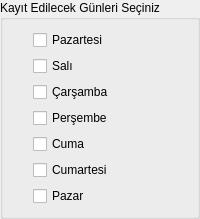
           <widget class="QGroupBox" name="groupBox_5">
            <property name="toolTip">
             <string>Yandaki programı hangi günler için kaydetmek istiyorsanız
günü seçin ve kaydet tuşuna basınız.</string>
            </property>
            <property name="title">
             <string>Kayıt Edilecek Günleri Seçiniz</string>
            </property>
            <property name="flat">
             <bool>false</bool>
            </property>
            <layout class="QVBoxLayout" name="verticalLayout_6">
             <property name="leftMargin">
              <number>30</number>
             </property>
             <property name="topMargin">
              <number>10</number>
             </property>
             <property name="rightMargin">
              <number>30</number>
             </property>
             <property name="bottomMargin">
              <number>10</number>
             </property>
             <item>
              <widget class="QCheckBox" name="checkBox_pazartesi">
               <property name="text">
                <string>Pazartesi</string>
               </property>
              </widget>
             </item>
             <item>
              <widget class="QCheckBox" name="checkBox_sali">
               <property name="text">
                <string>Salı</string>
               </property>
              </widget>
             </item>
             <item>
              <widget class="QCheckBox" name="checkBox_carsamba">
               <property name="text">
                <string>Çarşamba</string>
               </property>
              </widget>
             </item>
             <item>
              <widget class="QCheckBox" name="checkBox_persembe">
               <property name="text">
                <string>Perşembe</string>
               </property>
              </widget>
             </item>
             <item>
              <widget class="QCheckBox" name="checkBox_cuma">
               <property name="text">
                <string>Cuma</string>
               </property>
              </widget>
             </item>
             <item>
              <widget class="QCheckBox" name="checkBox_cumartesi">
               <property name="text">
                <string>Cumartesi</string>
               </property>
              </widget>
             </item>
             <item>
              <widget class="QCheckBox" name="checkBox_pazar">
               <property name="text">
                <string>Pazar</string>
               </property>
              </widget>
             </item>
            </layout>
           </widget>
